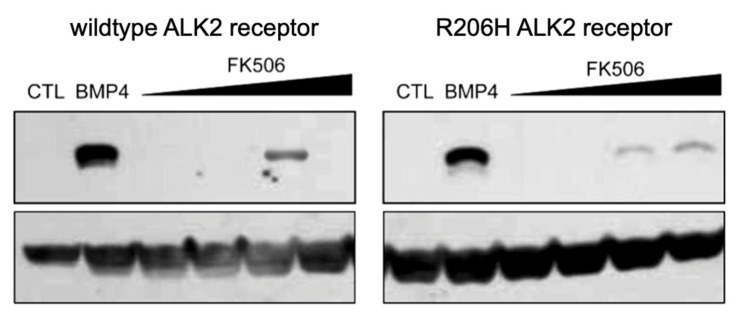
#> input picture examples/alk2_ai_band.jpg, 739 x 318 px
$ python -i features.py   (imports and definitions only)   (older library calls are emulated)
#> lines starting #> are read from the running program, lines starting #| are printed output that depends on the picture
### btw/imgio.py
"""Image loading helpers shared by every module."""
from __future__ import annotations

import io
from pathlib import Path

import numpy as np
from PIL import Image, ImageOps


# [10 lines left out: function load_rgb, not called in this run]


def to_gray(im: Image.Image) -> np.ndarray:
    """Float32 grayscale in [0, 255]."""
    return np.asarray(im.convert("L"), dtype=np.float32)


def normalize_polarity(gray: np.ndarray) -> tuple[np.ndarray, bool]:
    """Return an image where bands are dark on a light background.

    Fluorescent blots are often light bands on a dark background. We invert
    those so every downstream step can assume dark bands.
    """
    # Bands are the minority of pixels and sit in one tail of the histogram.
    # If the bright tail is longer than the dark tail, bands are bright.
    p1, p50, p99 = np.percentile(gray, [1, 50, 99])
    inverted = (p99 - p50) > 1.3 * (p50 - p1) and p50 < 140
    return (255.0 - gray if inverted else gray), bool(inverted)


# [6 lines left out: function png_bytes, not called in this run]

### btw/bands.py
"""Find bands (and the lanes they sit in) inside a western blot panel.

A band is a horizontal blob that is darker than the local background. We
estimate the background with a large median filter, threshold the darkness
map with Otsu, and keep connected components that look like bands.
"""
from __future__ import annotations

from dataclasses import dataclass, asdict

import cv2
import numpy as np

from .imgio import normalize_polarity


@dataclass
class Band:
    id: int
    x: int
    y: int
    w: int
    h: int
    darkness: float  # mean darkness above background, 0..255

    def box(self) -> tuple[int, int, int, int]:
        return self.x, self.y, self.x + self.w, self.y + self.h

    def to_dict(self) -> dict:
        d = asdict(self)
        return {k: (float(v) if k == "darkness" else int(v)) for k, v in d.items()}


def background(gray: np.ndarray) -> np.ndarray:
    """Membrane background with dark horizontal bands removed.

    Grey closing with a vertical line removes any dark feature shorter than
    the line, whatever its width, which is exactly what a band is. A light
    smoothing afterwards suppresses the blockiness of the closing.
    """
    h, w = gray.shape
    L = int(np.clip(h // 3, 9, 61)) | 1
    g8 = np.clip(gray, 0, 255).astype(np.uint8)
    se = cv2.getStructuringElement(cv2.MORPH_RECT, (1, L))
    bg = cv2.morphologyEx(g8, cv2.MORPH_CLOSE, se)
    bg = cv2.morphologyEx(bg, cv2.MORPH_CLOSE, cv2.getStructuringElement(cv2.MORPH_RECT, (5, 1)))
    k = int(np.clip(min(h, w) // 10, 5, 31)) | 1
    return cv2.GaussianBlur(bg.astype(np.float32), (k, k), 0)


def darkness_map(gray: np.ndarray) -> np.ndarray:
    g, _ = normalize_polarity(gray)
    bg = np.maximum(background(g), g)  # background can only be lighter than bands
    return np.clip(bg - g, 0, 255)


# [186 lines left out: functions find_bands, find_bands_lanes, find_bands_blobs, _valleys, _split_lanes_and_rows, lanes_from_bands and 1 more, not called in this run]

### btw/features.py
"""Per window forensic features for splice detection.

The idea: a pasted or edited region was made under different conditions
(another camera, another blot, a generator, a resampling step) so its noise,
compression and edge statistics disagree with the rest of the same panel.
Every feature is therefore expressed RELATIVE to the panel it came from,
which is what lets one model work across blots with very different looks.
"""
from __future__ import annotations

import io

import cv2
import numpy as np
from PIL import Image

from .bands import darkness_map
from .imgio import normalize_polarity

WIN = 24
STRIDE = 12

FEATURE_NAMES = [
    "res_std_ratio", "res_std_bg_ratio", "res_kurt", "lap_energy_ratio",
    "ela90_ratio", "ela75_ratio", "block_ratio", "block_phase_ratio",
    "grad_max_ratio", "edge_sharp_ratio", "bg_level_dev", "bg_flat_ratio",
    "dark_mean", "dark_frac", "clip_frac_dev", "quant_hist_dev",
    "res_std_vs_neighbors", "ela_vs_neighbors", "noise_hf_ratio", "smooth_frac_ratio",
]


def _ela(g8: np.ndarray, q: int) -> np.ndarray:
    buf = io.BytesIO()
    Image.fromarray(g8).save(buf, format="JPEG", quality=q)
    buf.seek(0)
    re = np.asarray(Image.open(buf).convert("L"), dtype=np.float32)
    return np.abs(g8.astype(np.float32) - re)


def _blockiness(g: np.ndarray) -> tuple[np.ndarray, np.ndarray]:
    """Per pixel JPEG 8x8 grid discontinuity, aligned and misaligned."""
    dx = np.abs(np.diff(g, axis=1, prepend=g[:, :1]))
    dy = np.abs(np.diff(g, axis=0, prepend=g[:1, :]))
    cols = np.arange(g.shape[1]) % 8 == 0
    rows = np.arange(g.shape[0]) % 8 == 0
    aligned = np.zeros_like(g)
    aligned[:, cols] += dx[:, cols]
    aligned[rows, :] += dy[rows, :]
    off = np.zeros_like(g)
    cols4 = np.arange(g.shape[1]) % 8 == 4
    rows4 = np.arange(g.shape[0]) % 8 == 4
    off[:, cols4] += dx[:, cols4]
    off[rows4, :] += dy[rows4, :]
    return aligned, off


def _box_mean(a: np.ndarray, k: int) -> np.ndarray:
    return cv2.boxFilter(a.astype(np.float32), -1, (k, k), normalize=True,
                         borderType=cv2.BORDER_REFLECT)


def panel_feature_maps(gray: np.ndarray) -> dict[str, np.ndarray]:
    g, _ = normalize_polarity(gray)
    g = g.astype(np.float32)
    g8 = np.clip(g, 0, 255).astype(np.uint8)
    med = cv2.medianBlur(g8, 3).astype(np.float32)
    res = g - med
    lap = cv2.Laplacian(g, cv2.CV_32F, ksize=3)
    hf = g - cv2.GaussianBlur(g, (0, 0), 0.8)
    gx = cv2.Sobel(g, cv2.CV_32F, 1, 0, ksize=3)
    gy = cv2.Sobel(g, cv2.CV_32F, 0, 1, ksize=3)
    grad = np.sqrt(gx * gx + gy * gy)
    dark = darkness_map(g)
    aligned, off = _blockiness(g)
    return {
        "g": g, "res": res, "res2": res * res, "res4": res ** 4, "lap2": lap * lap,
        "hf2": hf * hf, "ela90": _ela(g8, 90), "ela75": _ela(g8, 75), "blk": aligned,
        "blk_off": off, "grad": grad, "dark": dark,
        "clip": ((g8 <= 2) | (g8 >= 253)).astype(np.float32),
        "smooth": (np.abs(res) < 0.5).astype(np.float32),
        "bgmask": (dark < 6).astype(np.float32),
    }


# [110 lines left out: functions window_grid, window_features, window_labels, heatmap, not called in this run]

>>> import cv2
>>> picture = cv2.imread('../examples/alk2_ai_band.jpg', cv2.IMREAD_GRAYSCALE)
#> picture: shape (318, 739); min 0, max 255, mean 201.5
>>> result = panel_feature_maps(picture)
#> in normalize_polarity, `p1, p50, p99 = np.percentile(gray, [1, 50, 99])`: p1 = 0; p50 = 226; p99 = 255
#> in normalize_polarity, `inverted = (p99 - p50) > 1.3 * (p50 - p1) and p50 < 140`: inverted = False
#> in panel_feature_maps, `gx = cv2.Sobel(g, cv2.CV_32F, 1, 0, ksize=3)`:
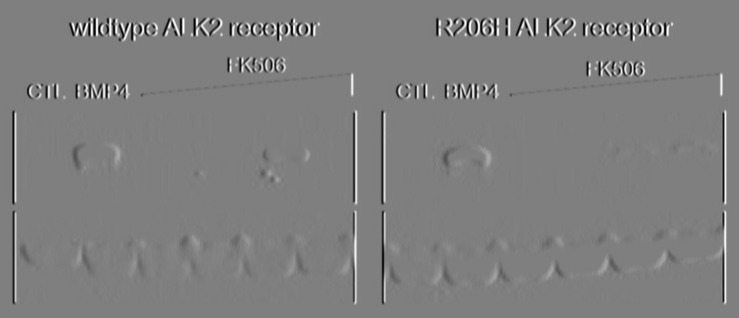
#> gx: shape (318, 739) float32; min -1001, max 1003, mean 0; drawn with min black and max white
#> in panel_feature_maps, `gy = cv2.Sobel(g, cv2.CV_32F, 0, 1, ksize=3)`:
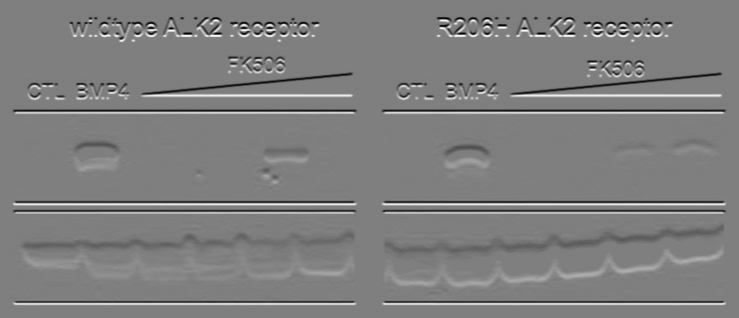
#> gy: shape (318, 739) float32; min -1001, max 1005, mean 0; drawn with min black and max white
#> in panel_feature_maps, `grad = np.sqrt(gx * gx + gy * gy)`:
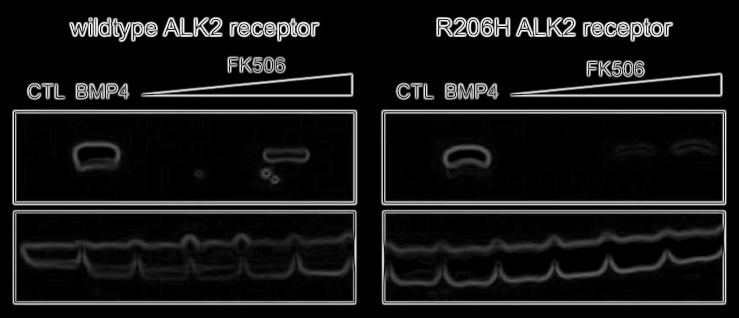
#> grad: shape (318, 739) float32; min 0, max 1013.8, mean 87; drawn with min black and max white
#> in darkness_map, `bg = np.maximum(background(g), g)`:
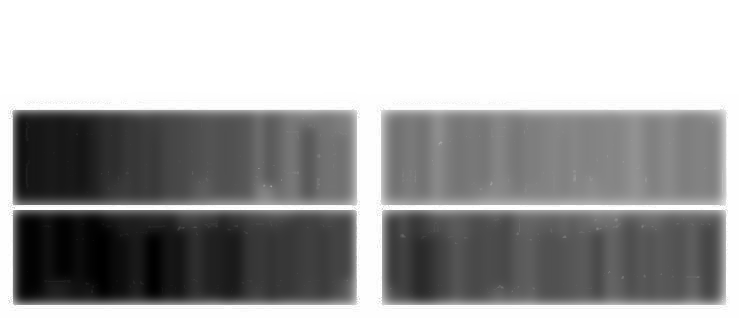
#> bg: shape (318, 739) float32; min 203.7, max 255, mean 236.4; drawn with min black and max white
#> in _blockiness, `aligned[rows, :] += dy[rows, :]`:
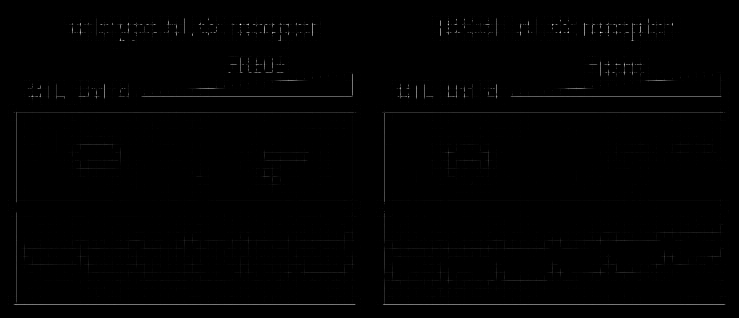
#> aligned: shape (318, 739) float32; min 0, max 293, mean 1.8; drawn with min black and max white
#> in _blockiness, `off[rows4, :] += dy[rows4, :]`:
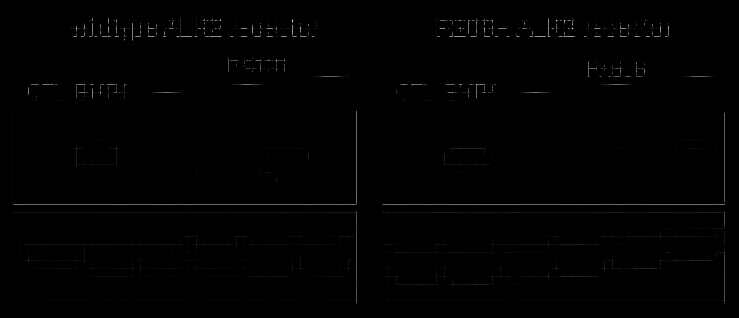
#> off: shape (318, 739) float32; min 0, max 324, mean 1.8; drawn with min black and max white
#> call 2 of _ela, with q = 75
#> in _ela (call 2), `return np.abs(g8.astype(np.float32) - re)`:
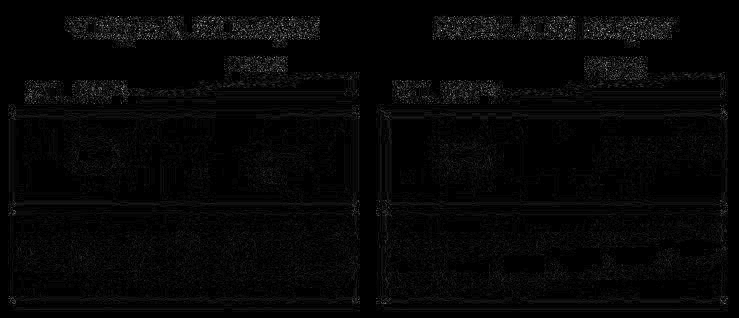
#> returned value: shape (318, 739) float32; min 0, max 46, mean 1.1; drawn with min black and max white
#> result = 15 items
